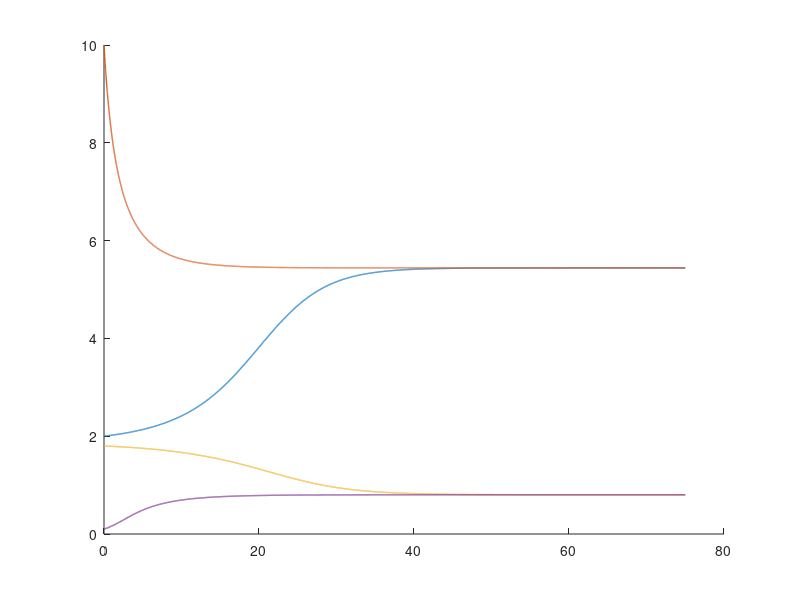

The MATLAB source for this figure: (Note: this script raises an error after producing the figure.)
% Section 2, question 6, part a, b, c

r = .65;
L = 8.1;
p = 1.2;
q = 1;
h = @(x) p*x.^2./(q+x.^2);
x_prime = @(t,x) r*x.*(1-x/L)-h(x);
h1 = .01;
t1 = 0:h1:75;
x1 = zeros(1,length(t1));
x1(1) = 2;
x2 = zeros(1,length(t1));
x2(1) = 10;
x3 = zeros(1,length(t1));
x3(1) = 1.8;
x4 = zeros(1,length(t1));
x4(1) = 0.1;
for n = 1:(length(t1)-1)
    x1(n+1) = x1(n) + h1*x_prime(t1(n),x1(n));
end
for n = 1:(length(t1)-1)
    x2(n+1) = x2(n) + h1*x_prime(t1(n),x2(n));
end
for n = 1:(length(t1)-1)
    x3(n+1) = x3(n) + h1*x_prime(t1(n),x3(n));
end
for n = 1:(length(t1)-1)
    x4(n+1) = x4(n) + h1*x_prime(t1(n),x4(n));
end
f = @(t,x) (0.65*(1-(x./8.1)).*x)-(1.2*x.^2./(1+x.^2));
figure(1)
hold on
plot(t1,x1,'LineWidth', 1)
plot(t1,x2,'LineWidth', 1)
plot(t1,x3,'LineWidth', 1)
plot(t1,x4,'LineWidth', 1)
dirfield(f,0:2:75, 0:0.2:10, 'Deer Pop. With Harvest')
xlabel('time'), ylabel('Population in dozens') 

hold off

